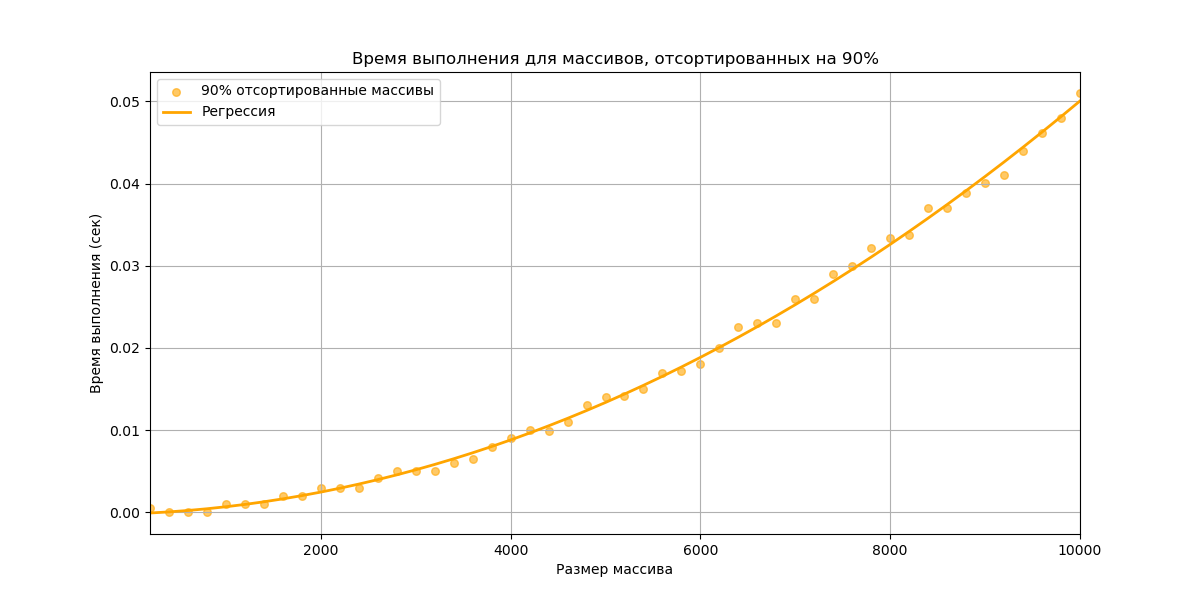

The Python source for this figure:
import numpy as np
import matplotlib.pyplot as plt
from sklearn.preprocessing import PolynomialFeatures
from sklearn.linear_model import LinearRegression
import time

def insertion_sort(arr):
    length = len(arr)
    for i in range(1, length):
        key = arr[i]
        j = i - 1
        while j >= 0 and arr[j] > key:
            arr[j + 1] = arr[j]
            j -= 1
        arr[j + 1] = key
    return arr

def generate_partially_sorted_array(size):
    arr = np.arange(size)
    num_to_shuffle = size // 10
    np.random.shuffle(arr[-num_to_shuffle:])  
    return arr

np.random.seed(42)

sizes = np.arange(200, 10001, 200)

times_partial_sorted = []

for size in sizes:
    arr_partial_sorted = generate_partially_sorted_array(size)
    start_time = time.time()
    insertion_sort(arr_partial_sorted)
    end_time = time.time()
    times_partial_sorted.append(end_time - start_time)
    print(size, end_time - start_time)

poly = PolynomialFeatures(degree=2)
N_b_poly_partial_sorted = poly.fit_transform(sizes.reshape(-1, 1))
model_partial_sorted = LinearRegression()
model_partial_sorted.fit(N_b_poly_partial_sorted, times_partial_sorted)
y_predict_partial_sorted = model_partial_sorted.predict(N_b_poly_partial_sorted)

plt.figure(figsize=(12, 6))
plt.scatter(sizes, times_partial_sorted, label='90% отсортированные массивы', color='orange', alpha=0.6, s=30)
plt.plot(sizes, y_predict_partial_sorted, label='Регрессия', color='orange', linewidth=2)
plt.title('Время выполнения для массивов, отсортированных на 90%')
plt.xlabel('Размер массива')
plt.ylabel('Время выполнения (сек)')
plt.xlim(200, 10000)
plt.grid()
plt.legend()
plt.show()
